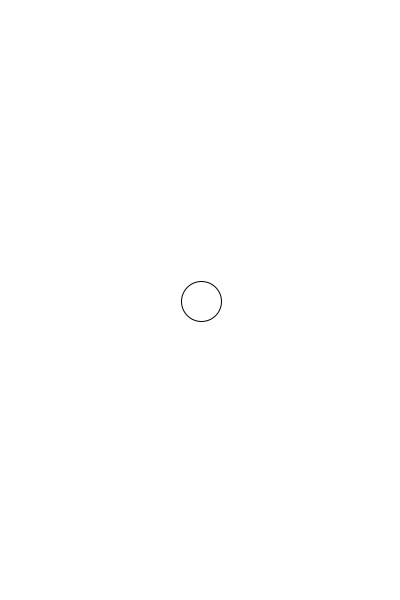
Frame 1 (no input)
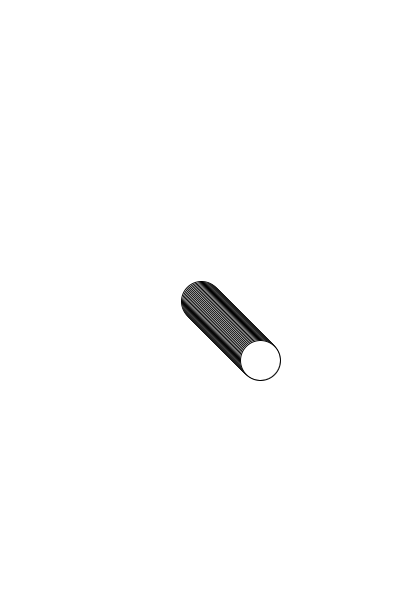
Frame 60 (the mouse pressed at the canvas centre just before this capture)
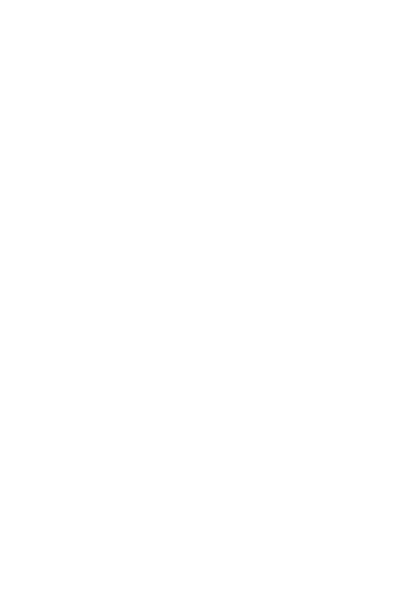
Frame 120 (the mouse held since frame 60 and released just before this capture)

The Processing sketch that drew these frames (run headless with seeded random() and noise(); from frame 60 on, the mouse is pressed at the canvas centre):

// Processing sketch: processing_62241
// ── processing_62241.pde

float radius;
float ballX;
float ballY;
float xSpeed;
float ySpeed;

void setup()
{
  size(400, 600);
  background(255, 255, 255);
  smooth();
  frameRate(60);
  radius = 20;
  ballX = width/2;
  ballY = height/2;
  xSpeed = 1;
  ySpeed = 1;
}

void draw()
{
  if ( key == 'f')
  {
    ySpeed++;
  }
  if (key == 's')
  {
    ySpeed --;
  }
  if (key == 'e')
  {
    xSpeed++;
  }
  if(key== 'd')
  {
    xSpeed--;
  }
  if (key == ' ')
  {
    xSpeed=0;
    ySpeed=0;
  }
  if (mousePressed)
  {
    background(255, 255, 255);
    fill(random(255), random(255), random(255));
  }


  // Is ball at the bottom?
  if (ballY >= height-radius )
  {
    ballY = height-radius;
    ySpeed = ySpeed * (-1) ;
  }

  // Is ball at the top?
  if (ballY <= radius )
  {
    ballY = radius;
    ySpeed = ySpeed * (-1) ;
  }

  // Is ball at the right edge?
  if (ballX >= width-radius )
  {
    ballX = width-radius;
    xSpeed = xSpeed * (-1) ;
  }

  // Is ball at the left edge?
  if (ballX <= radius )
  {
    ballX = radius;
    xSpeed = xSpeed * (-1) ;
  }

  ballX = ballX + xSpeed;
  ballY = ballY + ySpeed;
  ellipse( ballX, ballY, radius*2, radius*2 );
  println("x=" + ballX + " y=" + ballY);

  if (mousePressed)
  {
    background(255, 255, 255);
    fill(random(255), random(255), random(255));
  }

  if (mousePressed)
  {
    radius = random(30, 70);
  }
}


void mouseDragged()
{
  ballX = mouseX;
  xSpeed = mouseX - pmouseX ;

  ballY = mouseY;
  ySpeed = mouseY - pmouseY ;
}
